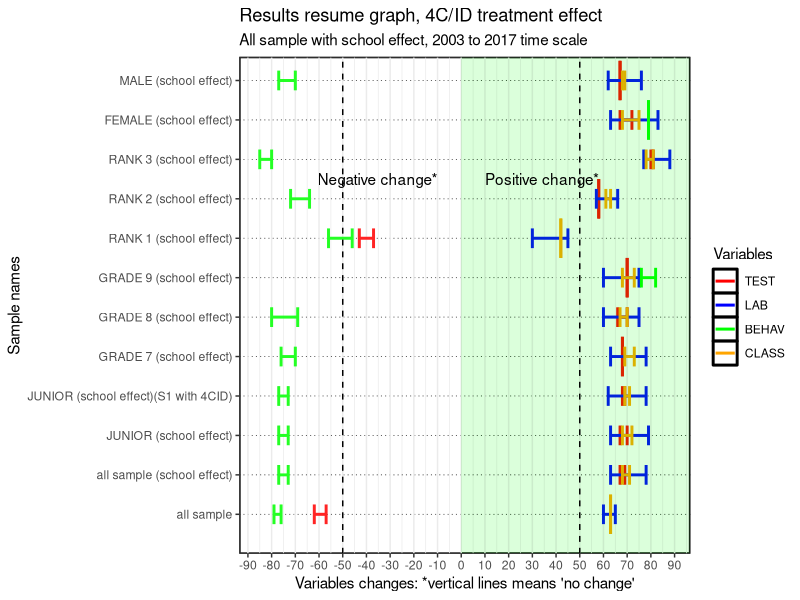
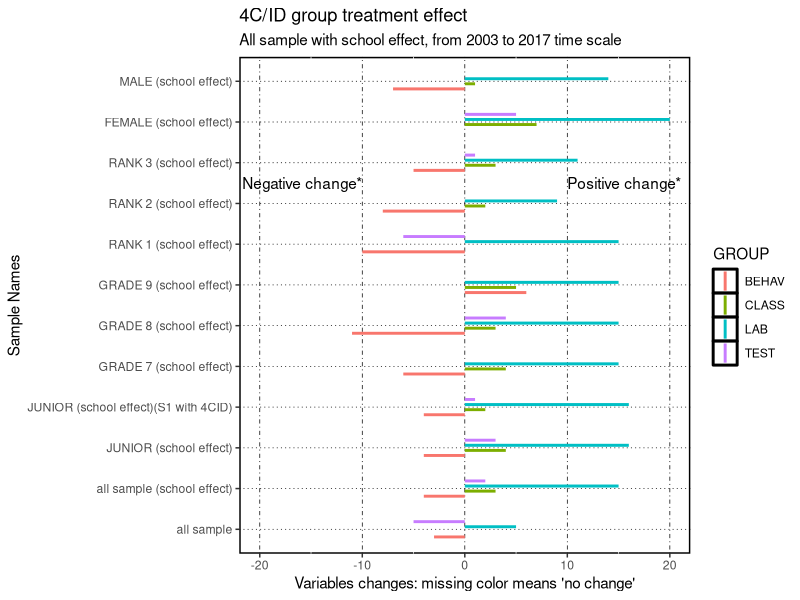
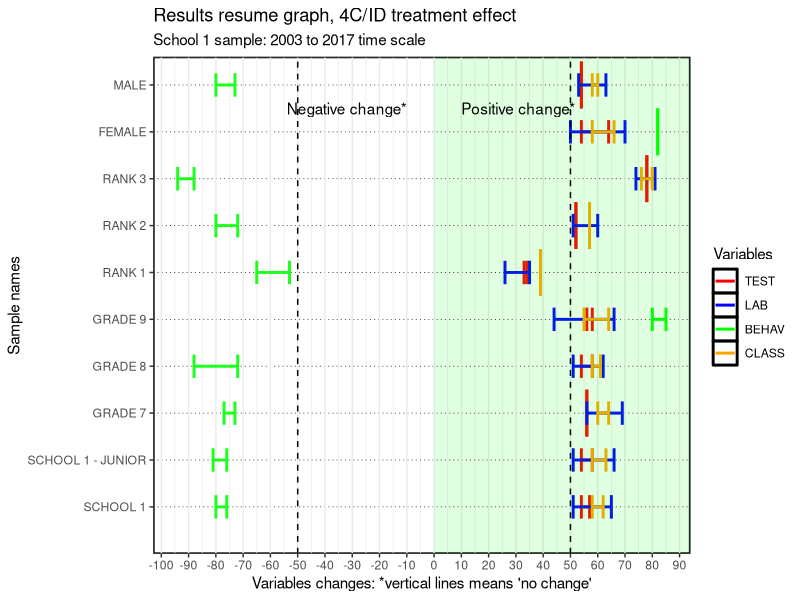
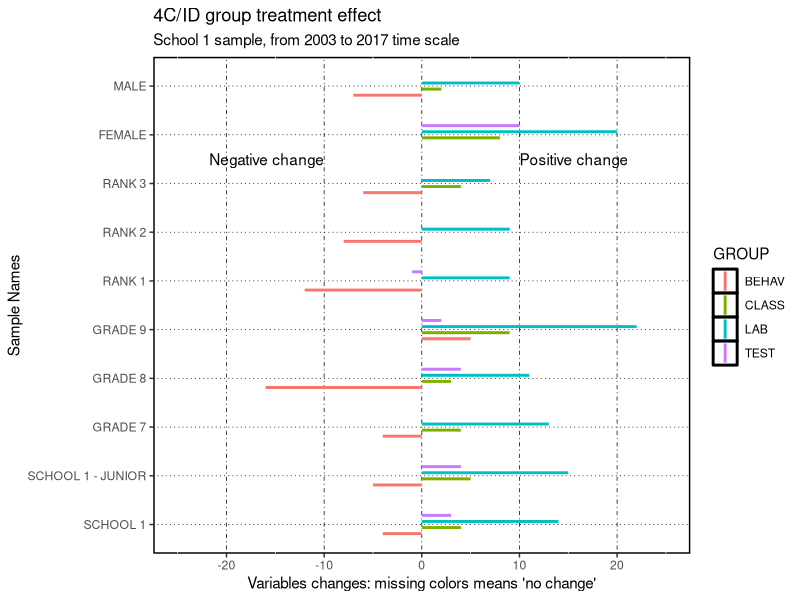
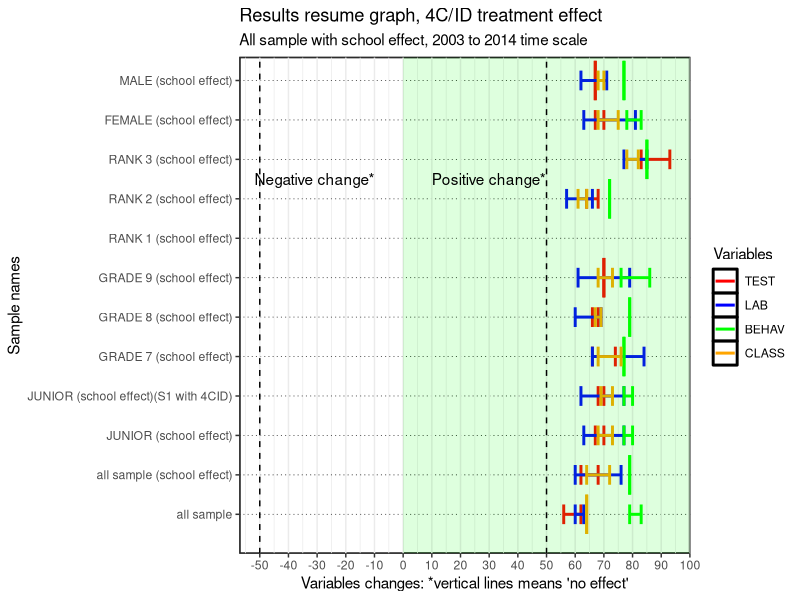
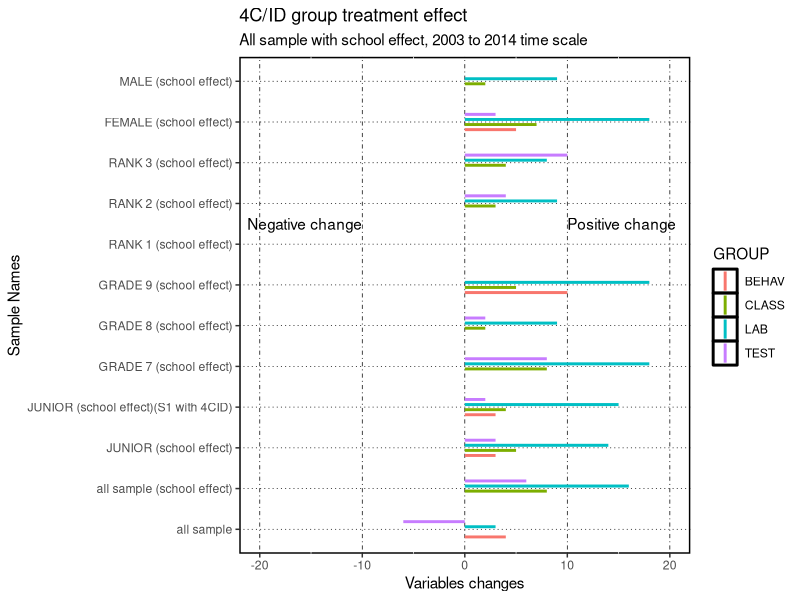
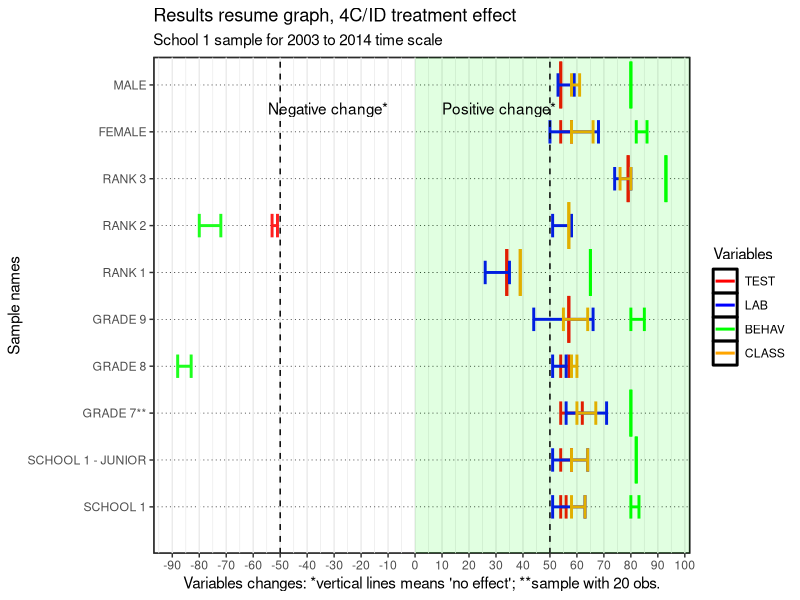
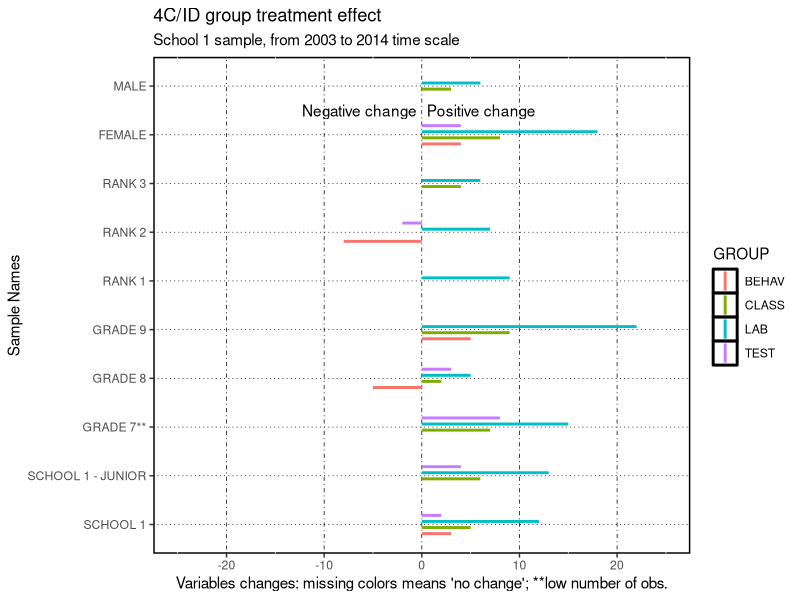

The R script that drew these images, in order:
#INDEX
# Summary results all sample (with school effect) - 2003 to 2017 - 15
  # variable change - 53
# School 1 - 2003 to 2017 - 91
  # variable change - 135
# Summary results all sample (with school effect) - 2003 to 2014 - 175
  # variable change - 212
# School 1 - 2003 to 2014 - 250
  # variable change - 289
# All sample - 312
  # Variable change - 349
# School 1 JUNIOR grade - 2003 to 2017 - 383
# variable change - 420
# School 1 JUNIOR grade - 2003 to 2014 - 454
# variable change - 492
# Conpare Global samples - 530
# variable change - 570


# libraries 
library(dplyr) #work with data frames
library(tidyverse) #include dplyr
library(ggplot2) # graphs
library(gridExtra) #arrange graphs in rows

# NOTE: https://r-charts.com/part-whole/diverging-bar-chart-ggplot2/
# for plotting changes
# the graphs with varables chnge are based on the sama data frame "results" which means
# hat you need to run results and resultsD for diferent graphs after running the data

########## Summary results all sample (with school effect) - 2003 to 2017
# for changes that have p-value that we can't reject the null I use the mean value

results <- data.frame(
  samples=c("all sample", "all sample (school effect)" , "JUNIOR (school effect)", "JUNIOR (school effect)(S1 with 4CID)", "GRADE 7 (school effect)","GRADE 8 (school effect)", "GRADE 9 (school effect)", "RANK 1 (school effect)", "RANK 2 (school effect)","RANK 3 (school effect)","FEMALE (school effect)","MALE (school effect)"),
  TEST1=c(-57,67,67,68,68,66,70,-37,58,80,67,67),
  TEST2=c(-62,69,70,69,68,70,70,-43,58,81,72,67),
  LAB1=c(60,63,63,62,63,60,60,30,57,77,63,62),
  LAB2=c(65,78,79,78,78,75,75,45,66,88,83,76),
  BEHAV1=c(-76,-73,-73,-73,-70,-69,76,-46,-64,-80,79,-70),
  BEHAV2=c(-79,-77,-77,-77,-76,-80,82,-56,-72,-85,79,-77),
  CLASS1=c(63,68,68,69,69,67,68,42,61,78,68,68),
  CLASS2=c(63,71,72,71,73,70,73,42,63,81,75,69)
)
results
?geom_errorbar
ggplot(results,aes(group=TEST1)) +
  geom_errorbar(aes(x=samples, ymin=TEST1, ymax=TEST2,color='TEST'),linewidth=1, width = ifelse(results$TEST1==results$TEST2, 1, 0.5))+
  geom_errorbar(aes(x=samples, ymin=LAB1, ymax=LAB2,color='LAB'), linewidth=1, width = ifelse(results$LAB1==results$LAB2, 1, 0.5)) +
  geom_errorbar(aes(x=samples, ymin=BEHAV1, ymax=BEHAV2, color='BEHAV'), linewidth=1, width = ifelse(results$BEHAV1==results$BEHAV2, 1, 0.5)) +
  geom_errorbar(aes(x=samples, ymin=CLASS1, ymax=CLASS2, color='CLASS'),linewidth=1,width = ifelse(results$CLASS1==results$CLASS2, 1, 0.5)) +
  xlab("Sample names")+
  labs(title="Results resume graph, 4C/ID treatment effect",y = "Variables changes: *vertical lines means 'no change'",subtitle = "All sample with school effect, 2003 to 2017 time scale")+
  scale_color_manual(name='Variables',
                     breaks=c('TEST','LAB', 'BEHAV', 'CLASS'),
                     values=c('TEST'='red', 'LAB'='blue', 'BEHAV'='green', 'CLASS'='orange'))+
  theme_bw()+
  theme(panel.grid.major.y = element_line(color = 1,linewidth = 0.25, linetype = 3),panel.background = element_rect(color = 1, linewidth = 1),plot.background = element_rect(fill = "white"))+
  geom_rect(aes(xmin=0,xmax=Inf,ymin = - Inf,ymax = 0),fill="white",alpha = 0.01) +
  geom_rect(aes(xmin=0,xmax=Inf,ymin = 0,ymax = Inf),fill="green",alpha = 0.01) +
  scale_x_discrete(limits=c("all sample", "all sample (school effect)" , "JUNIOR (school effect)", "JUNIOR (school effect)(S1 with 4CID)", "GRADE 7 (school effect)","GRADE 8 (school effect)", "GRADE 9 (school effect)", "RANK 1 (school effect)", "RANK 2 (school effect)","RANK 3 (school effect)","FEMALE (school effect)","MALE (school effect)"))+
  scale_y_continuous(breaks = seq(-100, 100, by = 10))+
  geom_hline(yintercept=c(-50,50),color="black",linetype=2)+
  annotate(geom="text", x=9.5, y=-10, label="Negative change*",color="black",hjust=1)+
  annotate(geom="text", x=9.5, y=10, label="Positive change*",color="black",hjust=0)+
  coord_flip()

# Results: variable change
# prepare data frame for bar ploting
# IMPORTANT NOTE: the negative values are used to plot them in a different area of the graph for 
# negative effects. However, to use this data-frames to compute changes we need to have this values 
# exchanged in order to compute negative change values.
results$DTEST <- results$TEST2-results$TEST1
results$DLAB <- results$LAB2-results$LAB1
results$DBEHAV <- results$BEHAV2-results$BEHAV1
results$DCLASS <- results$CLASS2-results$CLASS1
resultsDTEST <- results %>% select(samples,DTEST)
resultsDTEST$GROUP <-"TEST"
names(resultsDTEST)[2]<-'VALUE'
resultsDLAB <- results %>% select(samples,DLAB)
resultsDLAB$GROUP <-"LAB"
names(resultsDLAB)[2]<-'VALUE'
resultsDBEHAV <- results %>% select(samples,DBEHAV)
resultsDBEHAV$GROUP <-"BEHAV"
names(resultsDBEHAV)[2]<-'VALUE'
resultsDCLASS <- results %>% select(samples,DCLASS)
resultsDCLASS$GROUP <-"CLASS"
names(resultsDCLASS)[2]<-'VALUE'
resultsD<-bind_rows(resultsDTEST,resultsDLAB,resultsDBEHAV,resultsDCLASS)
resultsD

ggplot(resultsD,aes(x=samples,xmin=samples, ymin=0, ymax=VALUE,color=GROUP)) +
  geom_linerange(position = position_dodge(width = 0.5),linewidth=1)+
  ylab("Variables changes: missing color means 'no change'")+labs(title="4C/ID group treatment effect",subtitle = "All sample with school effect, from 2003 to 2017 time scale",x = "Sample Names")+
  theme(panel.grid.major.x = element_line(color = 1,linewidth = 0.25, linetype = 4),panel.grid.major.y = element_line(color = 1,linewidth = 0.25, linetype = 3),panel.background = element_rect(fill="white",color = 1, linewidth = 1),plot.background = element_rect(fill = "white"))+  
  annotate(geom="text", x=9.5, y=-10, label="Negative change*",color="black",hjust=1)+
  annotate(geom="text", x=9.5, y=10, label="Positive change*",color="black",hjust=0)+
  scale_x_discrete(limits=c("all sample", "all sample (school effect)" , "JUNIOR (school effect)", "JUNIOR (school effect)(S1 with 4CID)", "GRADE 7 (school effect)","GRADE 8 (school effect)", "GRADE 9 (school effect)", "RANK 1 (school effect)", "RANK 2 (school effect)","RANK 3 (school effect)","FEMALE (school effect)","MALE (school effect)"))+
  scale_y_continuous(limits=c(-20,20,5))+  
  coord_flip()

########## Summary results for SCHOOL 1 sample only - 2003 to 2017
# for changes that have p-value that we can't reject the null I use the mean value
results <- data.frame(
  samples=c("SCHOOL 1", "SCHOOL 1 - JUNIOR","GRADE 7","GRADE 8", "GRADE 9", "RANK 1", "RANK 2","RANK 3","FEMALE","MALE"),
  TEST1=c(54,54,56,54,56,34,52,78,54,54),
  TEST2=c(57,58,56,58,58,33,52,78,64,54),
  LAB1=c(51,51,56,51,44,26,51,74,50,53),
  LAB2=c(65,66,69,62,66,35,60,81,70,63),
  BEHAV1=c(-76,-76,-73,-72,80,-53,-72,-88,82,-73),
  BEHAV2=c(-80,-81,-77,-88,85,-65,-80,-94,82,-80),
  CLASS1=c(58,58,60,58,55,39,57,76,58,58),
  CLASS2=c(62,63,64,61,64,39,57,80,66,60)
)

# This data.frame file ResultsD is also used for the all sample school effect. Please build it starting
# with the new data fle "results" continue to the line "Results change" to have the same file but only for the school 1 sample.

ggplot(results,aes(group=TEST1)) +
  geom_errorbar(aes(x=samples, ymin=TEST1, ymax=TEST2,color='TEST'),linewidth=1, width = ifelse(results$TEST1==results$TEST2, 1, 0.5))+
  geom_errorbar(aes(x=samples, ymin=LAB1, ymax=LAB2,color='LAB'), linewidth=1, width = ifelse(results$LAB1==results$LAB2, 1, 0.5)) +
  geom_errorbar(aes(x=samples, ymin=BEHAV1, ymax=BEHAV2, color='BEHAV'), linewidth=1, width = ifelse(results$BEHAV1==results$BEHAV2, 1, 0.5)) +
  geom_errorbar(aes(x=samples, ymin=CLASS1, ymax=CLASS2, color='CLASS'),linewidth=1,width = ifelse(results$CLASS1==results$CLASS2, 1, 0.5)) +
  xlab("Sample names")+labs(title="Results resume graph, 4C/ID treatment effect",y = "Variables changes: *vertical lines means 'no change'",subtitle = "School 1 sample: 2003 to 2017 time scale")+
  scale_color_manual(name='Variables',
                     breaks=c('TEST','LAB', 'BEHAV', 'CLASS'),
                     values=c('TEST'='red', 'LAB'='blue', 'BEHAV'='green', 'CLASS'='orange'))+
  theme_bw()+
  theme(panel.grid.major.y = element_line(color = 1,linewidth = 0.25, linetype = 3),panel.background = element_rect(color = 1, linewidth = 1),plot.background = element_rect(fill = "white"))+
  geom_rect(aes(xmin=0,xmax=Inf,ymin = - Inf,ymax = 0),fill="white",alpha = 0.01) +
  geom_rect(aes(xmin=0,xmax=Inf,ymin = 0,ymax = Inf),fill="green",alpha = 0.01) +
  scale_x_discrete(limits=c("SCHOOL 1", "SCHOOL 1 - JUNIOR","GRADE 7","GRADE 8", "GRADE 9", "RANK 1", "RANK 2","RANK 3","FEMALE","MALE"))+
  scale_y_continuous(breaks = seq(-100, 100, by = 10))+
  geom_hline(yintercept=c(-50,50),color="black",linetype=2)+
  annotate(geom="text", x=9.5, y=-10, label="Negative change*",color="black",hjust=1)+
  annotate(geom="text", x=9.5, y=10, label="Positive change*",color="black",hjust=0)+
  coord_flip()

# Results: variable change
# prepare data frame for bar ploting
# IMPORTANT NOTE: the negative values are used to plot them in a different area of the graph for 
# negative effects. However, to use this data-frames to compute changes we need to have this values 
# exchanged in order to compute negative change values.
results$DTEST <- results$TEST2-results$TEST1
results$DLAB <- results$LAB2-results$LAB1
results$DBEHAV <- results$BEHAV2-results$BEHAV1
results$DCLASS <- results$CLASS2-results$CLASS1
resultsDTEST <- results %>% select(samples,DTEST)
resultsDTEST$GROUP <-"TEST"
names(resultsDTEST)[2]<-'VALUE'
resultsDLAB <- results %>% select(samples,DLAB)
resultsDLAB$GROUP <-"LAB"
names(resultsDLAB)[2]<-'VALUE'
resultsDBEHAV <- results %>% select(samples,DBEHAV)
resultsDBEHAV$GROUP <-"BEHAV"
names(resultsDBEHAV)[2]<-'VALUE'
resultsDCLASS <- results %>% select(samples,DCLASS)
resultsDCLASS$GROUP <-"CLASS"
names(resultsDCLASS)[2]<-'VALUE'
resultsD<-bind_rows(resultsDTEST,resultsDLAB,resultsDBEHAV,resultsDCLASS)
resultsD

ggplot(resultsD,aes(x=samples, ymin=0, ymax=VALUE,color=GROUP)) +
  geom_linerange(position = position_dodge(width = 0.5),linewidth=1)+
  ylab("Variables changes: missing colors means 'no change'")+labs(title="4C/ID group treatment effect",subtitle = "School 1 sample, from 2003 to 2017 time scale",x = "Sample Names")+
  theme(panel.grid.major.x = element_line(color = 1,linewidth = 0.25, linetype = 4),panel.grid.major.y = element_line(color = 1,linewidth = 0.25, linetype = 3),panel.background = element_rect(fill="white",color = 1, linewidth = 1),plot.background = element_rect(fill = "white"))+  
  annotate(geom="text", y=-10, x=8.5, label="Negative change",color="black",hjust=1)+
  annotate(geom="text", y=10, x=8.5, label="Positive change",color="black",hjust=0)+
  scale_x_discrete(limits=c("SCHOOL 1", "SCHOOL 1 - JUNIOR","GRADE 7","GRADE 8", "GRADE 9", "RANK 1", "RANK 2","RANK 3","FEMALE","MALE"))+
  scale_y_continuous(limits=c(-25,25,5))+  
  coord_flip()

########## Summary results all sample (with school effect) - 2003 to 2014
# for changes that have p-value that we can't reject the null I use the mean value
# Rank 1 small sample
results <- data.frame(
  samples=c("all sample", "all sample (school effect)" , "JUNIOR (school effect)", "JUNIOR (school effect)(S1 with 4CID)", "GRADE 7 (school effect)","GRADE 8 (school effect)", "GRADE 9 (school effect)", "RANK 2 (school effect)","RANK 3 (school effect)","FEMALE (school effect)","MALE (school effect)"),
  TEST1=c(62,62,67,68,66,66,70,64,83,67,67),
  TEST2=c(56,68,70,70,74,68,70,68,93,70,67),
  LAB1=c(60,60,63,62,66,60,61,57,77,63,62),
  LAB2=c(63,76,77,77,84,69,79,66,85,81,71),
  BEHAV1=c(79,79,77,77,77,79,76,72,85,78,77),
  BEHAV2=c(83,79,80,80,77,79,86,72,85,83,77),
  CLASS1=c(64,64,68,69,68,67,68,61,78,68,68),
  CLASS2=c(64,72,73,73,76,69,73,64,82,75,70)
)
results

ggplot(results,aes(group=TEST1)) +
  geom_errorbar(aes(x=samples, ymin=TEST1, ymax=TEST2,color='TEST'),linewidth=1, width = ifelse(results$TEST1==results$TEST2, 1, 0.5))+
  geom_errorbar(aes(x=samples, ymin=LAB1, ymax=LAB2,color='LAB'), linewidth=1, width = ifelse(results$LAB1==results$LAB2, 1, 0.5)) +
  geom_errorbar(aes(x=samples, ymin=BEHAV1, ymax=BEHAV2, color='BEHAV'), linewidth=1, width = ifelse(results$BEHAV1==results$BEHAV2, 1, 0.5)) +
  geom_errorbar(aes(x=samples, ymin=CLASS1, ymax=CLASS2, color='CLASS'),linewidth=1,width = ifelse(results$CLASS1==results$CLASS2, 1, 0.5)) +
  xlab("Sample names")+
  labs(title="Results resume graph, 4C/ID treatment effect",y = "Variables changes: *vertical lines means 'no effect'",subtitle = "All sample with school effect, 2003 to 2014 time scale")+
  scale_color_manual(name='Variables',
                     breaks=c('TEST','LAB', 'BEHAV', 'CLASS'),
                     values=c('TEST'='red', 'LAB'='blue', 'BEHAV'='green', 'CLASS'='orange'))+
  theme_bw()+
  theme(panel.grid.major.y = element_line(color = 1,linewidth = 0.25, linetype = 3),panel.background = element_rect(color = 1, linewidth = 1),plot.background = element_rect(fill = "white"))+
  geom_rect(aes(xmin=0,xmax=Inf,ymin = - Inf,ymax = 0),fill="white",alpha = 0.01) +
  geom_rect(aes(xmin=0,xmax=Inf,ymin = 0,ymax = Inf),fill="green",alpha = 0.01) +
  scale_x_discrete(limits=c("all sample", "all sample (school effect)" , "JUNIOR (school effect)", "JUNIOR (school effect)(S1 with 4CID)", "GRADE 7 (school effect)","GRADE 8 (school effect)", "GRADE 9 (school effect)", "RANK 1 (school effect)", "RANK 2 (school effect)","RANK 3 (school effect)","FEMALE (school effect)","MALE (school effect)"))+
  scale_y_continuous(breaks = seq(-100, 100, by = 10))+
  geom_hline(yintercept=c(-50,50),color="black",linetype=2)+
  annotate(geom="text", x=9.5, y=-10, label="Negative change*",color="black",hjust=1)+
  annotate(geom="text", x=9.5, y=10, label="Positive change*",color="black",hjust=0)+
  coord_flip()

# Results: variable change
# prepare data frame for bar ploting
# IMPORTANT NOTE: the negative values are used to plot them in a different area of the graph for 
# negative effects. However, to use this data-frames to compute changes we need to have this values 
# exchanged in order to compute negative change values.
results$DTEST <- results$TEST2-results$TEST1
results$DLAB <- results$LAB2-results$LAB1
results$DBEHAV <- results$BEHAV2-results$BEHAV1
results$DCLASS <- results$CLASS2-results$CLASS1
resultsDTEST <- results %>% select(samples,DTEST)
resultsDTEST$GROUP <-"TEST"
names(resultsDTEST)[2]<-'VALUE'
resultsDLAB <- results %>% select(samples,DLAB)
resultsDLAB$GROUP <-"LAB"
names(resultsDLAB)[2]<-'VALUE'
resultsDBEHAV <- results %>% select(samples,DBEHAV)
resultsDBEHAV$GROUP <-"BEHAV"
names(resultsDBEHAV)[2]<-'VALUE'
resultsDCLASS <- results %>% select(samples,DCLASS)
resultsDCLASS$GROUP <-"CLASS"
names(resultsDCLASS)[2]<-'VALUE'
resultsD<-bind_rows(resultsDTEST,resultsDLAB,resultsDBEHAV,resultsDCLASS)
resultsD

ggplot(resultsD,aes(x=samples, ymin=0, ymax=VALUE,color=GROUP)) +
  geom_linerange(position = position_dodge(width = 0.5),linewidth=1)+
  ylab("Variables changes")+labs(title="4C/ID group treatment effect",subtitle = "All sample with school effect, 2003 to 2014 time scale",x = "Sample Names")+
  theme(panel.grid.major.x = element_line(color = 1,linewidth = 0.25, linetype = 4),panel.grid.major.y = element_line(color = 1,linewidth = 0.25, linetype = 3),panel.background = element_rect(fill="white",color = 1, linewidth = 1),plot.background = element_rect(fill = "white"))+  
  annotate(geom="text", y=-10, x=8.5, label="Negative change",color="black",hjust=1)+
  annotate(geom="text", y=10, x=8.5, label="Positive change",color="black",hjust=0)+
  scale_x_discrete(limits=c("all sample", "all sample (school effect)" , "JUNIOR (school effect)", "JUNIOR (school effect)(S1 with 4CID)", "GRADE 7 (school effect)","GRADE 8 (school effect)", "GRADE 9 (school effect)", "RANK 1 (school effect)", "RANK 2 (school effect)","RANK 3 (school effect)","FEMALE (school effect)","MALE (school effect)"))+
  scale_y_continuous(limits=c(-20,20,5))+  
  coord_flip()

########## Summary results for SCHOOL 1 sample only - 2003 to 2014
# for changes that have p-value that we can't reject the null I use the mean value
results <- data.frame(
  samples=c("SCHOOL 1", "SCHOOL 1 - JUNIOR","GRADE 7**","GRADE 8", "GRADE 9", "RANK 1", "RANK 2","RANK 3","FEMALE","MALE"),
  TEST1=c(54,54,54,54,57,34,-51,79,54,54),
  TEST2=c(56,58,62,57,57,34,-53,79,58,54),
  LAB1=c(51,51,56,51,44,26,51,74,50,53),
  LAB2=c(63,64,71,56,66,35,58,80,68,59),
  BEHAV1=c(80,82,80,-83,80,65,-72,93,82,80),
  BEHAV2=c(83,82,80,-88,85,65,-80,93,86,80),
  CLASS1=c(58,58,60,58,55,39,57,76,58,58),
  CLASS2=c(63,64,67,60,64,39,57,80,66,61)
)

# ** sample with 20 obs.

ggplot(results,aes(group=TEST1)) +
  geom_errorbar(aes(x=samples, ymin=TEST1, ymax=TEST2,color='TEST'),linewidth=1, width = ifelse(results$TEST1==results$TEST2, 1, 0.5))+
  geom_errorbar(aes(x=samples, ymin=LAB1, ymax=LAB2,color='LAB'), linewidth=1, width = ifelse(results$LAB1==results$LAB2, 1, 0.5)) +
  geom_errorbar(aes(x=samples, ymin=BEHAV1, ymax=BEHAV2, color='BEHAV'), linewidth=1, width = ifelse(results$BEHAV1==results$BEHAV2, 1, 0.5)) +
  geom_errorbar(aes(x=samples, ymin=CLASS1, ymax=CLASS2, color='CLASS'),linewidth=1,width = ifelse(results$CLASS1==results$CLASS2, 1, 0.5)) +
  xlab("Sample names")+
  labs(title="Results resume graph, 4C/ID treatment effect",y = "Variables changes: *vertical lines means 'no effect'; **sample with 20 obs.",subtitle = "School 1 sample for 2003 to 2014 time scale")+
  scale_color_manual(name='Variables',
                     breaks=c('TEST','LAB', 'BEHAV', 'CLASS'),
                     values=c('TEST'='red', 'LAB'='blue', 'BEHAV'='green', 'CLASS'='orange'))+
  theme_bw()+
  theme(panel.grid.major.y = element_line(color = 1,linewidth = 0.25, linetype = 3),panel.background = element_rect(color = 1, linewidth = 1),plot.background = element_rect(fill = "white"))+
  geom_rect(aes(xmin=0,xmax=Inf,ymin = - Inf,ymax = 0),fill="white",alpha = 0.01) +
  geom_rect(aes(xmin=0,xmax=Inf,ymin = 0,ymax = Inf),fill="green",alpha = 0.01) +
  scale_x_discrete(limits=c("SCHOOL 1", "SCHOOL 1 - JUNIOR","GRADE 7**","GRADE 8", "GRADE 9", "RANK 1", "RANK 2","RANK 3","FEMALE","MALE"))+
  scale_y_continuous(breaks = seq(-100, 100, by = 10))+
  geom_hline(yintercept=c(-50,50),color="black",linetype=2)+
  annotate(geom="text", x=9.5, y=-10, label="Negative change*",color="black",hjust=1)+
  annotate(geom="text", x=9.5, y=10, label="Positive change*",color="black",hjust=0)+
  
  coord_flip()

# Results: variable change
# prepare data frame for bar ploting
# IMPORTANT NOTE: the negative values are used to plot them in a different area of the graph for 
# negative effects. However, to use this data-frames to compute changes we need to have this values 
# exchanged in order to compute negative change values.
results$DTEST <- results$TEST2-results$TEST1
results$DLAB <- results$LAB2-results$LAB1
results$DBEHAV <- results$BEHAV2-results$BEHAV1
results$DCLASS <- results$CLASS2-results$CLASS1
resultsDTEST <- results %>% select(samples,DTEST)
resultsDTEST$GROUP <-"TEST"
names(resultsDTEST)[2]<-'VALUE'
resultsDLAB <- results %>% select(samples,DLAB)
resultsDLAB$GROUP <-"LAB"
names(resultsDLAB)[2]<-'VALUE'
resultsDBEHAV <- results %>% select(samples,DBEHAV)
resultsDBEHAV$GROUP <-"BEHAV"
names(resultsDBEHAV)[2]<-'VALUE'
resultsDCLASS <- results %>% select(samples,DCLASS)
resultsDCLASS$GROUP <-"CLASS"
names(resultsDCLASS)[2]<-'VALUE'
resultsD<-bind_rows(resultsDTEST,resultsDLAB,resultsDBEHAV,resultsDCLASS)
resultsD

ggplot(resultsD,aes(x=samples, ymin=0, ymax=VALUE,color=GROUP)) +
  geom_linerange(position = position_dodge(width = 0.5),linewidth=1)+
  ylab("Variables changes: missing colors means 'no change'; **low number of obs.")+labs(title="4C/ID group treatment effect",subtitle = "School 1 sample, from 2003 to 2014 time scale",x = "Sample Names")+
  theme(panel.grid.major.x = element_line(color = 1,linewidth = 0.25, linetype = 4),panel.grid.major.y = element_line(color = 1,linewidth = 0.25, linetype = 3),panel.background = element_rect(fill="white",color = 1, linewidth = 1),plot.background = element_rect(fill = "white"))+  
  annotate(geom="text", y=-0.5, x=9.5, label="Negative change",color="black",hjust=1)+
  annotate(geom="text", y=0.5, x=9.5, label="Positive change",color="black",hjust=0)+
  scale_x_discrete(limits=c("SCHOOL 1", "SCHOOL 1 - JUNIOR","GRADE 7**","GRADE 8", "GRADE 9", "RANK 1", "RANK 2","RANK 3","FEMALE","MALE"))+
  scale_y_continuous(limits=c(-25,25,5))+  
  coord_flip()

########## Summary results all sample - 2003 to 2017
# for changes that have p-value that we can't reject the null I use the mean value

results <- data.frame(
  samples=c("all sample","JUNIOR","JUNIOR HIGH","GRADE 7","GRADE 8", "GRADE 9", "RANK 1", "RANK 2","RANK 3","FEMALE","MALE"),
  TEST1=c(-58,-58,54,60,60,-58,-34,-51,79,62,-55),
  TEST2=c(-62,-63,54,60,60,-67,-33,-56,79,62,-61),
  LAB1=c(60,60,55,61,60,60,28,54,76,60,60),
  LAB2=c(65,66,65,69,62,66,35,60,81,70,63),
  BEHAV1=c(-76,-76,-75,-73,-72,77,-54,-72,87,79,-73),
  BEHAV2=c(-79,-79,-80,-77,-80,85,-63,-75,87,83,-78),
  CLASS1=c(63,64,59,64,62,65,39,-58,77,64,-60),
  CLASS2=c(63,63,59,64,62,65,39,-59,80,66,-64)
)
results

ggplot(results,aes(group=TEST1)) +
  geom_errorbar(aes(x=samples, ymin=TEST1, ymax=TEST2,color='TEST'),linewidth=1, width = ifelse(results$TEST1==results$TEST2, 1, 0.5))+
  geom_errorbar(aes(x=samples, ymin=LAB1, ymax=LAB2,color='LAB'), linewidth=1, width = ifelse(results$LAB1==results$LAB2, 1, 0.5)) +
  geom_errorbar(aes(x=samples, ymin=BEHAV1, ymax=BEHAV2, color='BEHAV'), linewidth=1, width = ifelse(results$BEHAV1==results$BEHAV2, 1, 0.5)) +
  geom_errorbar(aes(x=samples, ymin=CLASS1, ymax=CLASS2, color='CLASS'),linewidth=1,width = ifelse(results$CLASS1==results$CLASS2, 1, 0.5)) +
  xlab("Sample names")+
  labs(title="Results resume graph, 4C/ID treatment effect",y = "Variables changes: *vertical lines means 'no effect'",subtitle = "All sample 2003 to 2017 time scale")+
  scale_color_manual(name='Variables',
                     breaks=c('TEST','LAB', 'BEHAV', 'CLASS'),
                     values=c('TEST'='red', 'LAB'='blue', 'BEHAV'='green', 'CLASS'='orange'))+
  theme_bw()+
  theme(panel.grid.major.y = element_line(color = 1,linewidth = 0.25, linetype = 3),panel.background = element_rect(color = 1, linewidth = 1),plot.background = element_rect(fill = "white"))+
  geom_rect(aes(xmin=0,xmax=Inf,ymin = - Inf,ymax = 0),fill="white",alpha = 0.01) +
  geom_rect(aes(xmin=0,xmax=Inf,ymin = 0,ymax = Inf),fill="green",alpha = 0.01) +
  scale_x_discrete(limits=c("all sample","JUNIOR","JUNIOR HIGH","GRADE 7","GRADE 8", "GRADE 9", "RANK 1", "RANK 2","RANK 3","FEMALE","MALE"))+
  scale_y_continuous(breaks = seq(-100, 100, by = 10))+
  geom_hline(yintercept=c(-50,50),color="black",linetype=2)+
  annotate(geom="text", x=9.5, y=-10, label="Negative change*",color="black",hjust=1)+
  annotate(geom="text", x=9.5, y=10, label="Positive change*",color="black",hjust=0)+
  coord_flip()

# Results: variable change
# prepare data frame for bar ploting
# IMPORTANT NOTE: the negative values are used to plot them in a different area of the graph for 
# negative effects. However, to use this data-frames to compute changes we need to have this values 
# exchanged in order to compute negative change values.
results$DTEST <- results$TEST2-results$TEST1
results$DLAB <- results$LAB2-results$LAB1
results$DBEHAV <- results$BEHAV2-results$BEHAV1
results$DCLASS <- results$CLASS2-results$CLASS1
resultsDTEST <- results %>% select(samples,DTEST)
resultsDTEST$GROUP <-"TEST"
names(resultsDTEST)[2]<-'VALUE'
resultsDLAB <- results %>% select(samples,DLAB)
resultsDLAB$GROUP <-"LAB"
names(resultsDLAB)[2]<-'VALUE'
resultsDBEHAV <- results %>% select(samples,DBEHAV)
resultsDBEHAV$GROUP <-"BEHAV"
names(resultsDBEHAV)[2]<-'VALUE'
resultsDCLASS <- results %>% select(samples,DCLASS)
resultsDCLASS$GROUP <-"CLASS"
names(resultsDCLASS)[2]<-'VALUE'
resultsD<-bind_rows(resultsDTEST,resultsDLAB,resultsDBEHAV,resultsDCLASS)
resultsD

ggplot(resultsD,aes(x=samples, ymin=0, ymax=VALUE,color=GROUP)) +
  geom_linerange(position = position_dodge(width = 0.5),linewidth=1)+
  ylab("Variables changes: missing colors means'no change'")+labs(title="4C/ID group treatment effect",subtitle = "All sample, from 2003 to 2017 time scale",x = "Sample Names")+
  theme(panel.grid.major.x = element_line(color = 1,linewidth = 0.25, linetype = 4),panel.grid.major.y = element_line(color = 1,linewidth = 0.25, linetype = 3),panel.background = element_rect(fill="white",color = 1, linewidth = 1),plot.background = element_rect(fill = "white"))+  
  annotate(geom="text", y=-5, x=8.5, label="Negative change",color="black",hjust=1)+
  annotate(geom="text", y=5, x=8.5, label="Positive change",color="black",hjust=0)+
  scale_x_discrete(limits=c("all sample","JUNIOR","JUNIOR HIGH","GRADE 7","GRADE 8", "GRADE 9", "RANK 1", "RANK 2","RANK 3","FEMALE","MALE"))+
  scale_y_continuous(limits=c(-10,10,5))+  
  coord_flip()

########## Summary results school 1 JUNIOR sample - 2003 to 2017
# for changes that have p-value that we can't reject the null I use the mean value

results <- data.frame(
  samples=c("SCHOOL 1","JUNIOR","GRADE 7","GRADE 8", "GRADE 9", "RANK 1", "RANK 2","RANK 3","FEMALE","MALE"),
  TEST1=c(54,54,54,54,56,33,53,79,54,55),
  TEST2=c(57,58,58,58,58,33,53,79,61,55),
  LAB1=c(51,51,56,51,44,26,51,73,50,53),
  LAB2=c(65,66,69,62,66,35,61,81,70,61),
  BEHAV1=c(-76,-76,-73,-72,80,-54,-71,-91,82,-72),
  BEHAV2=c(-80,-81,-77,-88,85,-65,-80,-94,82,-80),
  CLASS1=c(58,58,60,58,55,39,57,77,58,58),
  CLASS2=c(62,63,64,61,64,39,57,81,67,60)
)
results

ggplot(results,aes(group=TEST1)) +
  geom_errorbar(aes(x=samples, ymin=TEST1, ymax=TEST2,color='TEST'),linewidth=1, width = ifelse(results$TEST1==results$TEST2, 1, 0.5))+
  geom_errorbar(aes(x=samples, ymin=LAB1, ymax=LAB2,color='LAB'), linewidth=1, width = ifelse(results$LAB1==results$LAB2, 1, 0.5)) +
  geom_errorbar(aes(x=samples, ymin=BEHAV1, ymax=BEHAV2, color='BEHAV'), linewidth=1, width = ifelse(results$BEHAV1==results$BEHAV2, 1, 0.5)) +
  geom_errorbar(aes(x=samples, ymin=CLASS1, ymax=CLASS2, color='CLASS'),linewidth=1,width = ifelse(results$CLASS1==results$CLASS2, 1, 0.5)) +
  xlab("Sample names")+
  labs(title="Results resume graph, 4C/ID treatment effect",y = "Variables changes: *vertical lines means 'no effect'",subtitle = "School 1 Junior sample for 2003 to 2017 time scale")+
  scale_color_manual(name='Variables',
                     breaks=c('TEST','LAB', 'BEHAV', 'CLASS'),
                     values=c('TEST'='red', 'LAB'='blue', 'BEHAV'='green', 'CLASS'='orange'))+
  theme_bw()+
  theme(panel.grid.major.y = element_line(color = 1,linewidth = 0.25, linetype = 3),panel.background = element_rect(color = 1, linewidth = 1),plot.background = element_rect(fill = "white"))+
  geom_rect(aes(xmin=0,xmax=Inf,ymin = - Inf,ymax = 0),fill="white",alpha = 0.01) +
  geom_rect(aes(xmin=0,xmax=Inf,ymin = 0,ymax = Inf),fill="green",alpha = 0.01) +
  scale_x_discrete(limits=c("SCHOOL 1","JUNIOR","GRADE 7","GRADE 8", "GRADE 9", "RANK 1", "RANK 2","RANK 3","FEMALE","MALE"))+
  scale_y_continuous(breaks = seq(-100, 100, by = 10))+
  geom_hline(yintercept=c(-50,50),color="black",linetype=2)+
  annotate(geom="text", x=9.5, y=-10, label="Negative change*",color="black",hjust=1)+
  annotate(geom="text", x=9.5, y=10, label="Positive change*",color="black",hjust=0)+
  coord_flip()

# Results: variable change
# prepare data frame for bar ploting
# IMPORTANT NOTE: the negative values are used to plot them in a different area of the graph for 
# negative effects. However, to use this data-frames to compute changes we need to have this values 
# exchanged in order to compute negative change values.
results$DTEST <- results$TEST2-results$TEST1
results$DLAB <- results$LAB2-results$LAB1
results$DBEHAV <- results$BEHAV2-results$BEHAV1
results$DCLASS <- results$CLASS2-results$CLASS1
resultsDTEST <- results %>% select(samples,DTEST)
resultsDTEST$GROUP <-"TEST"
names(resultsDTEST)[2]<-'VALUE'
resultsDLAB <- results %>% select(samples,DLAB)
resultsDLAB$GROUP <-"LAB"
names(resultsDLAB)[2]<-'VALUE'
resultsDBEHAV <- results %>% select(samples,DBEHAV)
resultsDBEHAV$GROUP <-"BEHAV"
names(resultsDBEHAV)[2]<-'VALUE'
resultsDCLASS <- results %>% select(samples,DCLASS)
resultsDCLASS$GROUP <-"CLASS"
names(resultsDCLASS)[2]<-'VALUE'
resultsD<-bind_rows(resultsDTEST,resultsDLAB,resultsDBEHAV,resultsDCLASS)
resultsD

ggplot(resultsD,aes(x=samples, ymin=0, ymax=VALUE,color=GROUP)) +
  geom_linerange(position = position_dodge(width = 0.5),linewidth=1)+
  ylab("Variables changes: missing values means 'no change'")+labs(title="4C/ID group treatment effect",subtitle = "School 1 Junior sample for 2003 to 2017 time scale",x = "Sample Names")+
  theme(panel.grid.major.x = element_line(color = 1,linewidth = 0.25, linetype = 4),panel.grid.major.y = element_line(color = 1,linewidth = 0.25, linetype = 3),panel.background = element_rect(fill="white",color = 1, linewidth = 1),plot.background = element_rect(fill = "white"))+
  annotate(geom="text", y=-10, x=8.5, label="Negative change",color="black",hjust=1)+
  annotate(geom="text", y=10, x=8.5, label="Positive change",color="black",hjust=0)+
  scale_x_discrete(limits=c("SCHOOL 1","JUNIOR","GRADE 7","GRADE 8", "GRADE 9", "RANK 1", "RANK 2","RANK 3","FEMALE","MALE"))+
  scale_y_continuous(limits=c(-25,25,5))+  
  coord_flip()

########## Summary results school 1 JUNIOR sample - 2003 to 2014
# for changes that have p-value that we can't reject the null I use the mean value

results <- data.frame(
  samples=c("SCHOOL 1","JUNIOR","GRADE 7","GRADE 8", "GRADE 9", "RANK 1**", "RANK 2","RANK 3","FEMALE","MALE"),
  TEST1=c(54,54,54,54,57,35,52,80, 54,55),
  TEST2=c(57,58,62,57,57,35,52,80, 61,55),
  LAB1=c(51,51,56,51,44,30,51,73, 50,53),
  LAB2=c(63,64,71,56,66,30,58,80, 70,61),
  BEHAV1=c(80,82,79,-83,80,-60,80,93, 82,-72),
  BEHAV2=c(83,82,79,-88,85,-65,80,93, 82,-80),
  CLASS1=c(58,58,60,58,55,39, 58, 77, 58,58),
  CLASS2=c(63,64,67,60,64,39, 58, 81, 67,60)
)
# **low number of observations
results

ggplot(results,aes(group=TEST1)) +
  geom_errorbar(aes(x=samples, ymin=TEST1, ymax=TEST2,color='TEST'),linewidth=1, width = ifelse(results$TEST1==results$TEST2, 1, 0.5))+
  geom_errorbar(aes(x=samples, ymin=LAB1, ymax=LAB2,color='LAB'), linewidth=1, width = ifelse(results$LAB1==results$LAB2, 1, 0.5)) +
  geom_errorbar(aes(x=samples, ymin=BEHAV1, ymax=BEHAV2, color='BEHAV'), linewidth=1, width = ifelse(results$BEHAV1==results$BEHAV2, 1, 0.5)) +
  geom_errorbar(aes(x=samples, ymin=CLASS1, ymax=CLASS2, color='CLASS'),linewidth=1,width = ifelse(results$CLASS1==results$CLASS2, 1, 0.5)) +
  xlab("Sample names")+
  labs(title="Results resume graph, 4C/ID treatment effect",y = "Variables changes: *vertical lines means 'no effect'; **Low number of obs.",subtitle = "School 1 Junior grade sample for 2003 to 2014 time scale")+
  scale_color_manual(name='Variables',
                     breaks=c('TEST','LAB', 'BEHAV', 'CLASS'),
                     values=c('TEST'='red', 'LAB'='blue', 'BEHAV'='green', 'CLASS'='orange'))+
  theme_bw()+
  theme(panel.grid.major.y = element_line(color = 1,linewidth = 0.25, linetype = 3),panel.background = element_rect(color = 1, linewidth = 1),plot.background = element_rect(fill = "white"))+
  geom_rect(aes(xmin=0,xmax=Inf,ymin = - Inf,ymax = 0),fill="white",alpha = 0.01) +
  geom_rect(aes(xmin=0,xmax=Inf,ymin = 0,ymax = Inf),fill="green",alpha = 0.01) +
  scale_x_discrete(limits=c("SCHOOL 1","JUNIOR","GRADE 7","GRADE 8", "GRADE 9", "RANK 1**", "RANK 2","RANK 3","FEMALE","MALE"))+
  scale_y_continuous(breaks = seq(-100, 100, by = 10))+
  geom_hline(yintercept=c(-50,50),color="black",linetype=2)+
  annotate(geom="text", x=9.5, y=-10, label="Negative change*",color="black",hjust=1)+
  annotate(geom="text", x=9.5, y=10, label="Positive change*",color="black",hjust=0)+
  coord_flip()

# Results: variable change
# prepare data frame for bar ploting
# IMPORTANT NOTE: the negative values are used to plot them in a different area of the graph for 
# negative effects. However, to use this data-frames to compute changes we need to have this values 
# exchanged in order to compute negative change values.
results$DTEST <- results$TEST2-results$TEST1
results$DLAB <- results$LAB2-results$LAB1
results$DBEHAV <- results$BEHAV2-results$BEHAV1
results$DCLASS <- results$CLASS2-results$CLASS1
resultsDTEST <- results %>% select(samples,DTEST)
resultsDTEST$GROUP <-"TEST"
names(resultsDTEST)[2]<-'VALUE'
resultsDLAB <- results %>% select(samples,DLAB)
resultsDLAB$GROUP <-"LAB"
names(resultsDLAB)[2]<-'VALUE'
resultsDBEHAV <- results %>% select(samples,DBEHAV)
resultsDBEHAV$GROUP <-"BEHAV"
names(resultsDBEHAV)[2]<-'VALUE'
resultsDCLASS <- results %>% select(samples,DCLASS)
resultsDCLASS$GROUP <-"CLASS"
names(resultsDCLASS)[2]<-'VALUE'
resultsD<-bind_rows(resultsDTEST,resultsDLAB,resultsDBEHAV,resultsDCLASS)
resultsD

ggplot(resultsD,aes(x=samples, ymin=0, ymax=VALUE,color=GROUP)) +
  geom_linerange(position = position_dodge(width = 0.5),linewidth=1)+
  ylab("Variables changes: missing colors means 'no change'; **low obs.")+labs(title="4C/ID group treatment effect",subtitle = "School 1 JUNIOR grade sample, from 2003 to 2014 time scale",x = "Sample Names")+
  theme(panel.grid.major.x = element_line(color = 1,linewidth = 0.25, linetype = 4),panel.grid.major.y = element_line(color = 1,linewidth = 0.25, linetype = 3),panel.background = element_rect(fill="white",color = 1, linewidth = 1),plot.background = element_rect(fill = "white"))+  
  annotate(geom="text", y=-10, x=8.5, label="Negative change",color="black",hjust=1)+
  annotate(geom="text", y=10, x=8.5, label="Positive change",color="black",hjust=0)+
  scale_x_discrete(limits=c("SCHOOL 1","JUNIOR","GRADE 7","GRADE 8", "GRADE 9", "RANK 1**", "RANK 2","RANK 3","FEMALE","MALE"))+
  scale_y_continuous(limits=c(-25,25,5))+  
  coord_flip()

########## Summary results global samples
# for changes that have p-value that we can't reject the null I use the mean value

results <- data.frame(
  samples=c("All sample","all sample (school effect)","SCHOOL 1","JUNIOR","SCHOOL 1 - 2014","SCHOOL1 - JUNIOR - 2014"),
  TEST1=c(-57,67,54,54,54,54),
  TEST2=c(-62,69,57,58,57,58),
  LAB1=c(60,63,51,51,51,51),
  LAB2=c(65,78,65,66,63,64),
  BEHAV1=c(-76,-73,-76,-76,80,82),
  BEHAV2=c(-79,-77,-80,-81,83,82),
  CLASS1=c(63,68,58,58,58,58),
  CLASS2=c(63,71,62,63,63,64)
)
results

ggplot(results,aes(group=TEST1)) +
  geom_errorbar(aes(x=samples, ymin=TEST1, ymax=TEST2,color='TEST'),linewidth=1, width = ifelse(results$TEST1==results$TEST2, 1, 0.5))+
  geom_errorbar(aes(x=samples, ymin=LAB1, ymax=LAB2,color='LAB'), linewidth=1, width = ifelse(results$LAB1==results$LAB2, 1, 0.5)) +
  geom_errorbar(aes(x=samples, ymin=BEHAV1, ymax=BEHAV2, color='BEHAV'), linewidth=1, width = ifelse(results$BEHAV1==results$BEHAV2, 1, 0.5)) +
  geom_errorbar(aes(x=samples, ymin=CLASS1, ymax=CLASS2, color='CLASS'),linewidth=1,width = ifelse(results$CLASS1==results$CLASS2, 1, 0.5)) +
  xlab("Sample names")+
  labs(title="Results resume graph, 4C/ID treatment effect",y = "Variables changes: *vertical lines means 'no effect'; **Low number of obs.",subtitle = "Global samples")+
  scale_color_manual(name='Variables',
                     breaks=c('TEST','LAB', 'BEHAV', 'CLASS'),
                     values=c('TEST'='red', 'LAB'='blue', 'BEHAV'='green', 'CLASS'='orange'))+
  theme_bw()+
  theme(panel.grid.major.y = element_line(color = 1,linewidth = 0.25, linetype = 3),panel.background = element_rect(color = 1, linewidth = 1),plot.background = element_rect(fill = "white"))+
  geom_rect(aes(xmin=0,xmax=Inf,ymin = - Inf,ymax = 0),fill="white",alpha = 0.01) +
  geom_rect(aes(xmin=0,xmax=Inf,ymin = 0,ymax = Inf),fill="green",alpha = 0.01) +
  scale_x_discrete(limits=c("All sample","all sample (school effect)","SCHOOL 1","JUNIOR","SCHOOL 1 - 2014","SCHOOL1 - JUNIOR - 2014"))+
  scale_y_continuous(breaks = seq(-100, 100, by = 10))+
  geom_hline(yintercept=c(-50,50),color="black",linetype=2)+
  annotate(geom="text", x=3.5, y=-10, label="Negative change*",color="black",hjust=1)+
  annotate(geom="text", x=3.5, y=10, label="Positive change*",color="black",hjust=0)+
  coord_flip()

# Results: variable change
# prepare data frame for bar ploting
# IMPORTANT NOTE: the negative values are used to plot them in a different area of the graph for 
# negative effects. However, to use this data-frames to compute changes we need to have this values 
# exchanged in order to compute negative change values.
results$DTEST <- results$TEST2-results$TEST1
results$DLAB <- results$LAB2-results$LAB1
results$DBEHAV <- results$BEHAV2-results$BEHAV1
results$DCLASS <- results$CLASS2-results$CLASS1
resultsDTEST <- results %>% select(samples,DTEST)
resultsDTEST$GROUP <-"TEST"
names(resultsDTEST)[2]<-'VALUE'
resultsDLAB <- results %>% select(samples,DLAB)
resultsDLAB$GROUP <-"LAB"
names(resultsDLAB)[2]<-'VALUE'
resultsDBEHAV <- results %>% select(samples,DBEHAV)
resultsDBEHAV$GROUP <-"BEHAV"
names(resultsDBEHAV)[2]<-'VALUE'
resultsDCLASS <- results %>% select(samples,DCLASS)
resultsDCLASS$GROUP <-"CLASS"
names(resultsDCLASS)[2]<-'VALUE'
resultsD<-bind_rows(resultsDTEST,resultsDLAB,resultsDBEHAV,resultsDCLASS)
resultsD

ggplot(resultsD,aes(x=samples, ymin=0, ymax=VALUE,color=GROUP)) +
  geom_linerange(position = position_dodge(width = 0.5),linewidth=1)+
  ylab("Variables changes: missing colors means 'no change'; **low obs.")+labs(title="4C/ID group treatment effect",subtitle = "School 1 JUNIOR grade sample, from 2003 to 2014 time scale",x = "Sample Names")+
  theme(panel.grid.major.x = element_line(color = 1,linewidth = 0.25, linetype = 4),panel.grid.major.y = element_line(color = 1,linewidth = 0.25, linetype = 3),panel.background = element_rect(fill="white",color = 1, linewidth = 1),plot.background = element_rect(fill = "white"))+  
  annotate(geom="text", y=-10, x=3.5, label="Negative effect",color="black",hjust=1)+
  annotate(geom="text", y=10, x=3.5, label="Positive effect",color="black",hjust=0)+
  scale_x_discrete(limits=c("All sample","all sample (school effect)","SCHOOL 1","JUNIOR","SCHOOL 1 - 2014","SCHOOL1 - JUNIOR - 2014"))+
  scale_y_continuous(limits=c(-25,25,5))+  
  coord_flip()
